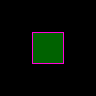

A level layout from a 2D game, rendered from its tile map. Below: a short description, then the map file with tile-grid data replaced by summaries:
An orthogonal 3x3 tile map with 32x32 px tiles, 2 tile layers (Regions, Input_set), 5 hidden layers not drawn, 4 tilesets.

<map version="1.0" orientation="orthogonal" width="3" height="3" tilewidth="32" tileheight="32">
 <tileset firstgid="1" name="Woodland" tilewidth="32" tileheight="32">
  <image source="../../graphics/tiles/Woodland_ground.png" width="512" height="512" />
 </tileset>
 <tileset firstgid="257" name="Collision" tilewidth="32" tileheight="32">
  <image source="../../graphics/tiles/collision.png" width="64" height="32" />
 </tileset>
 <tileset firstgid="259" name="set_rules" tilewidth="32" tileheight="32">
  <image source="../../graphics/tiles/set_rules.png" width="64" height="64" />
 </tileset>
 <tileset firstgid="263" name="set_woodland" tilewidth="32" tileheight="32">
  <image source="../../graphics/tiles/set_woodland.png" width="512" height="320" />
 </tileset>
 <layer name="Regions" width="3" height="3">
  <data>[9 cells, 1 non-empty, 1 distinct tile ids]</data>
 </layer>
 <layer name="Input_set" width="3" height="3">
  <data>[9 cells, 1 non-empty, 1 distinct tile ids]</data>
 </layer>
 <layer name="Output_Ground" width="3" height="3" visible="0">
  <data>[9 cells, 1 non-empty, 1 distinct tile ids]</data>
 </layer>
 <layer name="Output1_Ground" width="3" height="3" visible="0">
  <data>[9 cells, 1 non-empty, 1 distinct tile ids]</data>
 </layer>
 <layer name="Output2_Ground" width="3" height="3" visible="0">
  <data>[9 cells, 1 non-empty, 1 distinct tile ids]</data>
 </layer>
 <layer name="Output3_Ground" width="3" height="3" visible="0">
  <data>[9 cells, 1 non-empty, 1 distinct tile ids]</data>
 </layer>
 <layer name="Output4_Ground" width="3" height="3" visible="0">
  <data>[9 cells, 1 non-empty, 1 distinct tile ids]</data>
 </layer>
</map>
